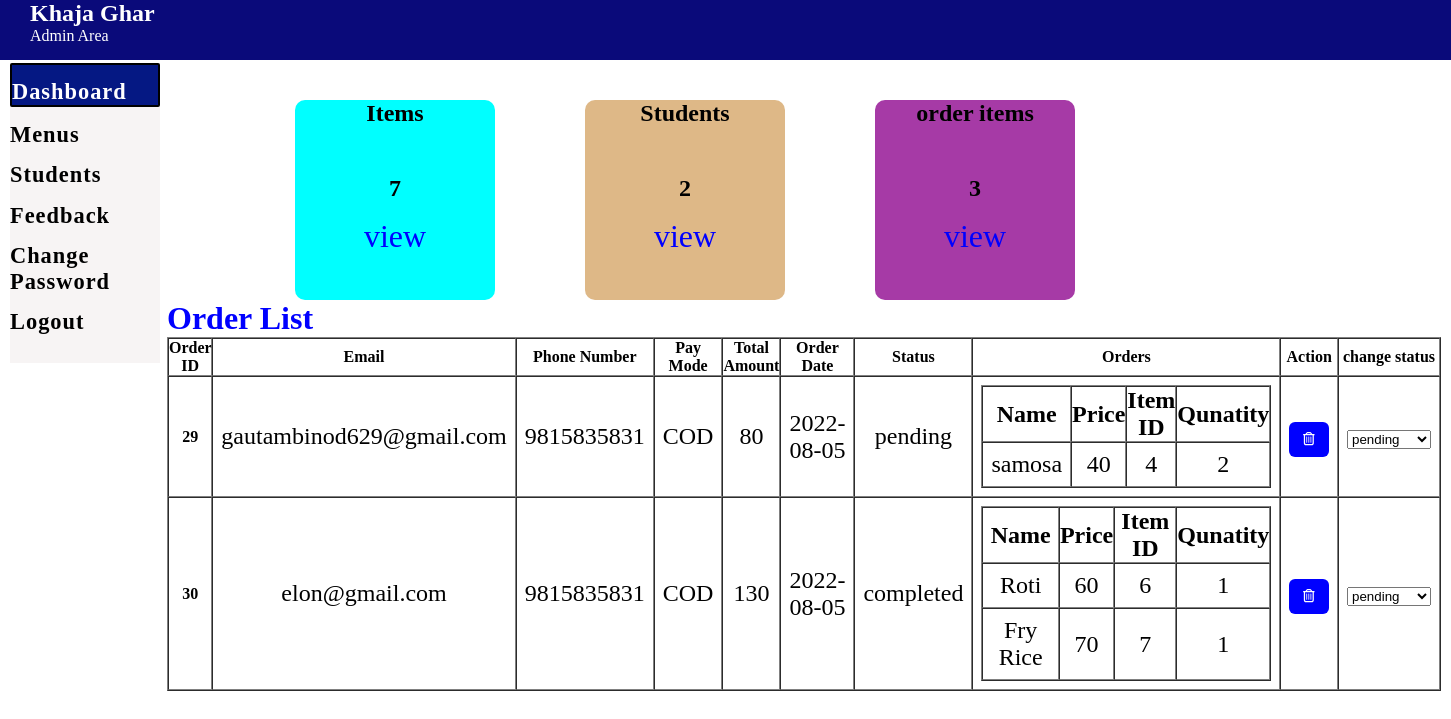
The app's page /admin_Dash/dashboard.php (signed in) with its own data.
### tables this page shows
CREATE TABLE `order_manager` (
  `order_id` int(11) NOT NULL,
  `stu_email` varchar(100) DEFAULT NULL,
  `pnumber` varchar(200) DEFAULT NULL,
  `pay_mode` varchar(100) DEFAULT NULL,
  `amount` int(100) DEFAULT NULL,
  `order_date` date NOT NULL DEFAULT curdate(),
  `order_status` varchar(200) DEFAULT 'pending'
);

CREATE TABLE `student_orders` (
  `order_id` int(11) DEFAULT NULL,
  `item_name` varchar(100) DEFAULT NULL,
  `item_price` int(100) DEFAULT NULL,
  `Qunatity` int(100) DEFAULT NULL,
  `item_id` int(11) DEFAULT NULL
);

### admin_Dash/dashboard.php (the view, shortened to what this page needs)
<?php  include("nav_bar.php")?>
<?php
 include('../php/partials/dbconnect.php');
$sql = "SELECT * FROM item";
$result = $conn->query($sql);
$totalitem = $result->num_rows;
 $sql = "SELECT * FROM student";
 $result = $conn->query($sql);
 $totalstu = $result->num_rows;
 $sql = "SELECT * FROM student_orders";
 $result = $conn->query($sql);
 $totalsold = $result->num_rows;
?>
<div class="box">
  <div class="sub-box1">
       <h2>Items</h1>
       <h2 style="margin-top: 3rem;">  <?php echo $totalitem; ?></h2>
       <a style="color: blue; text-decoration: none; margin-top: 1rem; display: inline-block; font-size: 2rem;" href="menus.php">view</a>
  </div>
  <div class="sub-box2">
       <h2>Students</h2>
       <h2 style="margin-top: 3rem;"> <?php echo $totalstu; ?></h2>
       <a style="color: blue; text-decoration: none; margin-top: 1rem; display: inline-block; font-size: 2rem;" href="students.php">view</a>
  </div>
  <div class="sub-box3">
       <h2>order items</h2>
       <h2 style="margin-top: 3rem;">  <?php echo $totalsold; ?></h2>
       <a style="color: blue; text-decoration: none; margin-top: 1rem; display: inline-block; font-size: 2rem;" href="#">view</a>
  </div>
</div>
<section style="position:absolute; left: 167px;top: 300px;">
  <div>
    <h1 style="color: blue; font-size: 2rem;">Order List</h1>
    <?php
     include('../php/partials/dbconnect.php');
      $sql = "SELECT * FROM order_manager";
      $result = $conn->query($sql);
      if($result->num_rows > 0){
       echo '<table width="100px" border="1" cellspacing="0">
       <thead>
        <tr>
         <th>Order ID</th>
         <th>Email</th>
         <th>Phone Number</th>
         <th>Pay Mode</th>
         <th>Total Amount</th>
         <th>Order Date</th>
         <th>Status</th>
         <th>Orders</th>
         <th>Action</th>
         <th>change status</th>
        </tr>
       </thead>
       <tbody>';
        while($row = $result->fetch_assoc()){
          echo '<tr>';
          echo '<th scope="row">'.$row["order_id"].'</th>';
          echo '<td>'. $row["stu_email"].'</td>';
          echo '<td>'.$row["pnumber"].'</td>';
          echo '<td>'.$row["pay_mode"].'</td>';
          echo '<td>'.$row["amount"].'</td>';
          echo '<td>'.$row["order_date"].'</td>';
          echo '<td>'.$row["order_status"].'</td>';
          echo '<td>';
           echo '<table border="1" cellspacing="0">
                   <tr>
                     <th>Name</th>
                     <th>Price</th>
                     <th>Item ID</th>
                     <th>Qunatity</th>
                   </tr>';
                   $sql1 = "SELECT * FROM student_orders WHERE order_id='".$row['order_id']."'";
                   $result1 = $conn->query($sql1);
                   while($row1 = $result1->fetch_assoc()){
                    echo'   <tr>
                    <td>'.$row1["item_name"].'</td>
                    <td>'.$row1["item_price"].'</td>
                    <td>'.$row1["item_id"].'</td>
                    <td>'.$row1["Qunatity"].'</td>
                     </tr>';
                   }
        echo '</table>
              </td>';
            echo' <td>
              <form action="" method="POST" style="display: inline;" ><input type="hidden" name="id" value='. $row["order_id"] .'><button type="submit" class="btn btn-secondary" name="delete" value="Delete"><i class="far fa-trash-alt"></i></button></form></td>
              </td>';
              echo' <td>
              <form action="status.php" method="POST" style="display: inline;" ><input type="hidden" name="id" value='. $row["order_id"] .'>
                              <select name="status" id="" onchange="form.submit()">
                                <option value="pending">pending</option>
                                <option value="completed">completed</option>
                              </select>
              </form></td>
              </td>';
        echo'</tr>';
        }
        echo '</tbody>
        </table>';
      } else {
        echo "0 Result";
      }
     ?>
  </div>
  <?php  include("footer.php")?>

### css/admin.css (style rules this page uses)
* { margin: 0px; padding: 0px; }

### css/admin_util.css (style rules this page uses)
.btn { margin-top: 5px; outline: none; color: white; border-radius: 6px; background-color: blue; padding: 10px 14px; border: none; cursor: pointer; letter-spacing: 1px; }
table.mytable th,td { padding:8px; margin: 4px; font-size: 1.5rem; }
table.mytable th,td { text-align: center; }

### admin_Dash/dashboard.php (style rules this page uses)
.box { display: flex; justify-content: space-between; position:absolute; left: 250px; top: 100px; }
.sub-box1 { height: 200px; width: 200px; background-color: aqua; margin: 0px 45px; text-align: center; border-radius: 10px; }
.sub-box2 { height: 200px; width: 200px; background-color: burlywood; margin: 0px 45px; text-align: center; border-radius: 10px; }
.sub-box3 { height: 200px; width: 200px; background-color: rgb(166, 58, 166); margin: 0px 45px; text-align: center; border-radius: 10px; }

### records on screen
order_manager: order_id "29", stu_email "gautambinod629@gmail.com", pnumber "9815835831", pay_mode "COD", amount "80", order_date "2022-08-05", order_status "pending"
student_orders: item_name "samosa", item_price "40", item "4", Qunatity "2"
order_manager: order_id "30", stu_email "elon@gmail.com", pnumber "9815835831", pay_mode "COD", amount "130", order_date "2022-08-05", order_status "completed"
student_orders: item_name "Roti", item_price "60", item "6", Qunatity "1"
student_orders: item_name "Fry Rice", item_price "70", item "7", Qunatity "1"

### other values on screen
$totalitem "7"
$totalstu "2"
$totalsold "3"
